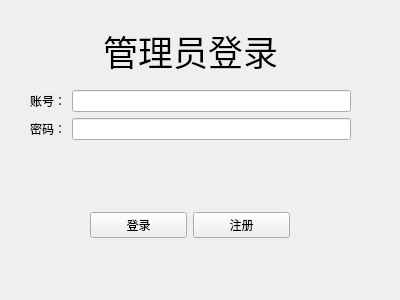
<?xml version="1.0" encoding="UTF-8"?>
<ui version="4.0">
 <class>loginForm</class>
 <widget class="QWidget" name="loginForm">
  <property name="geometry">
   <rect>
    <x>0</x>
    <y>0</y>
    <width>400</width>
    <height>300</height>
   </rect>
  </property>
  <property name="windowTitle">
   <string>Form</string>
  </property>
  <widget class="QLabel" name="label_3">
   <property name="geometry">
    <rect>
     <x>50</x>
     <y>30</y>
     <width>281</width>
     <height>41</height>
    </rect>
   </property>
   <property name="font">
    <font>
     <family>Arial</family>
     <pointsize>26</pointsize>
    </font>
   </property>
   <property name="text">
    <string>管理员登录</string>
   </property>
   <property name="alignment">
    <set>Qt::AlignCenter</set>
   </property>
  </widget>
  <widget class="QWidget" name="">
   <property name="geometry">
    <rect>
     <x>90</x>
     <y>210</y>
     <width>200</width>
     <height>30</height>
    </rect>
   </property>
   <layout class="QHBoxLayout" name="horizontalLayout">
    <item>
     <widget class="QPushButton" name="loginButton">
      <property name="text">
       <string>登录</string>
      </property>
     </widget>
    </item>
    <item>
     <widget class="QPushButton" name="registButton">
      <property name="text">
       <string>注册</string>
      </property>
     </widget>
    </item>
   </layout>
  </widget>
  <widget class="QWidget" name="">
   <property name="geometry">
    <rect>
     <x>30</x>
     <y>90</y>
     <width>321</width>
     <height>81</height>
    </rect>
   </property>
   <layout class="QFormLayout" name="formLayout">
    <property name="fieldGrowthPolicy">
     <enum>QFormLayout::AllNonFixedFieldsGrow</enum>
    </property>
    <item row="0" column="0">
     <widget class="QLabel" name="label">
      <property name="text">
       <string>账号：</string>
      </property>
     </widget>
    </item>
    <item row="0" column="1">
     <widget class="QLineEdit" name="usernameEdit"/>
    </item>
    <item row="1" column="0">
     <widget class="QLabel" name="label_2">
      <property name="text">
       <string>密码：</string>
      </property>
     </widget>
    </item>
    <item row="1" column="1">
     <widget class="QLineEdit" name="passwdEdit"/>
    </item>
   </layout>
  </widget>
 </widget>
 <resources/>
 <connections/>
</ui>
